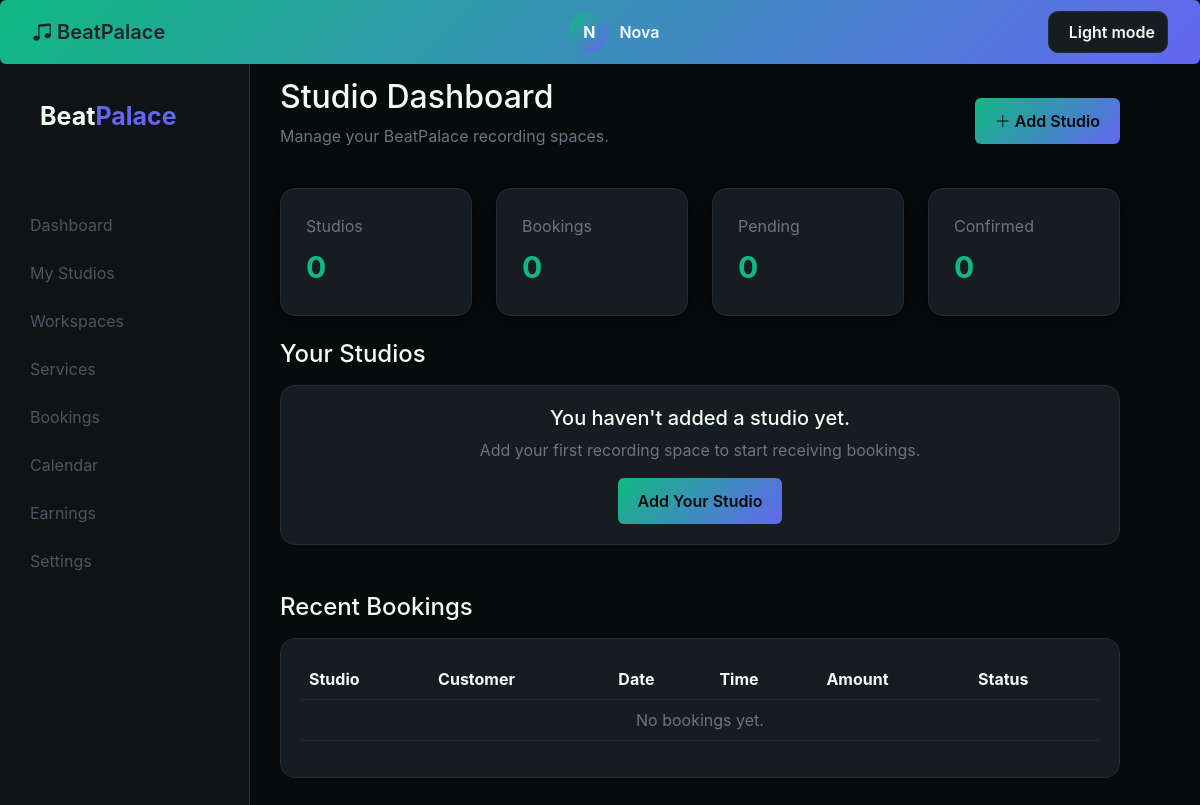
The app's page /studio/owner/ (signed in), older data.
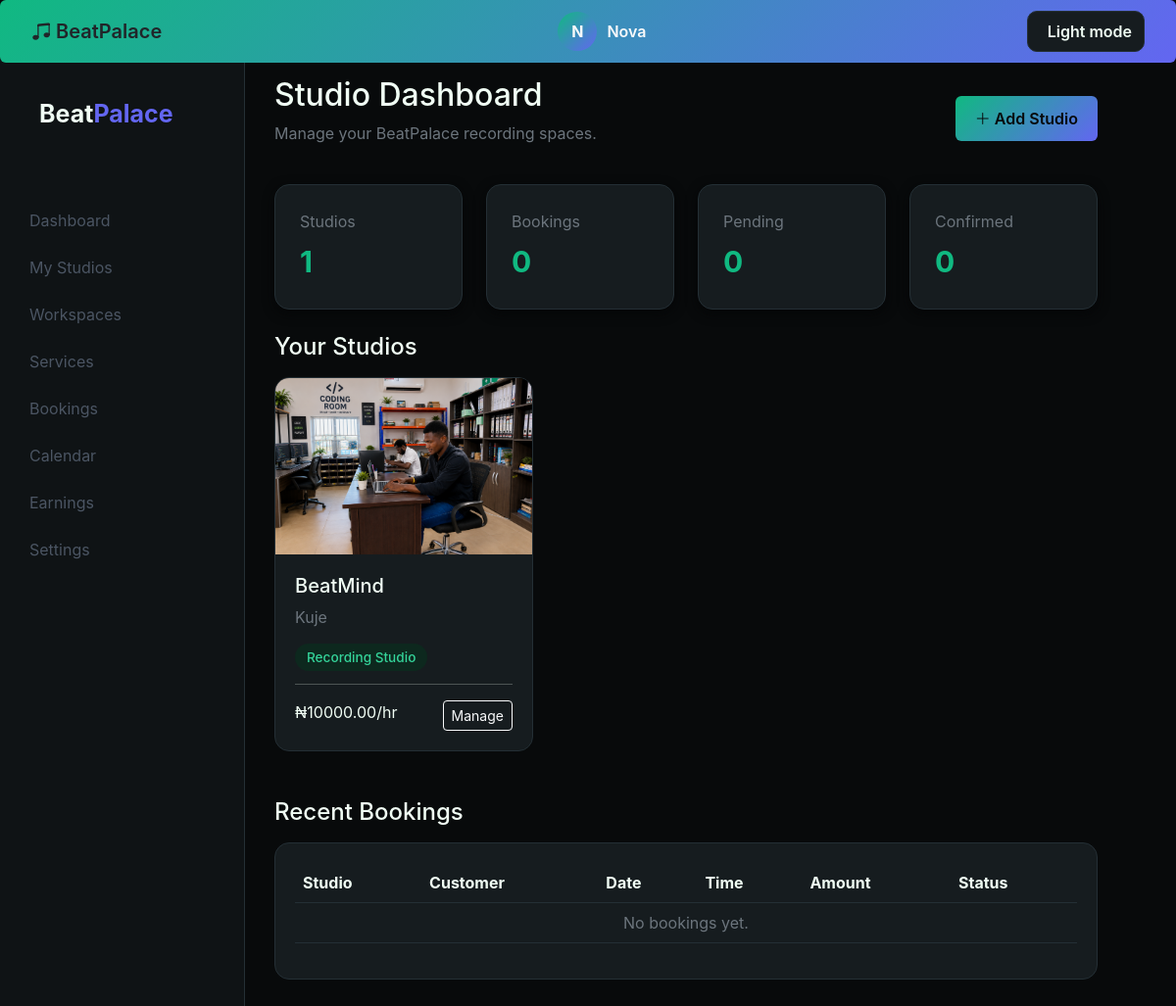
The same page, newer data.
### studio/models.py (models this page shows, shortened)
class Studio(models.Model):
    STUDIO_TYPES = [
        ("recording", "Recording Studio"),
        ("mixing", "Mixing Room"),
        ("production", "Production Room"),
        ("rehearsal", "Rehearsal Room"),
        ("podcast", "Podcast / Video Studio"),
        ("content", "Content Creation Space"),
    ]
    STATE = [
        ("Abia",     "Abia"),
        ("Adamawa",     "Adamawa"),
        ("Akwa Ibom",     "Akwa Ibom"),
        ("Anambra",     "Anambra"),
        ("Bauchi",     "Bauchi"),
        ("Bayelsa",     "Bayelsa"),
        ("Benue",     "Benue"),
        ("Borno",     "Borno"),
        ("Cross River",     "Cross River"),
        ("Delta",     "Delta"),
        ("Ebonyi",     "Ebonyi"),
        ("Edo",     "Edo"),
        ("Ekiti",     "Ekiti"),
        ("Enugu",     "Enugu"),
        ("FCT - Abuja",     "FCT - Abuja"),
        ("Gombe",     "Gombe"),
        ("Imo",     "Imo"),
        ("Jigawa",     "Jigawa"),
        ("Kaduna",     "Kaduna"),
        ("Kano",     "Kano"),
        ("Katsina",     "Katsina"),
        ("Kebbi",     "Kebbi"),
        ("Kogi",     "Kogi"),
        ("Kwara",     "Kwara"),
        ("Lagos",     "Lagos"),
        ("Nasarawa",     "Nasarawa"),
        ("Niger",     "Niger"),
        ("Ogun",     "Ogun"),
        ("Ondo",     "Ondo"),
        ("Osun",     "Osun"),
        ("Oyo",     "Oyo"),
        ("Plateau",     "Plateau"),
        ("Rivers",     "Rivers"),
        ("Sokoto",     "Sokoto"),
        ("Taraba",     "Taraba"),
        ("Yobe",     "Yobe"),
        ("Zamfara",     "Zamfara"),
    ]
    owner = models.ForeignKey(
        settings.AUTH_USER_MODEL,
        on_delete=models.CASCADE,
        related_name="owned_studios",
    )
    name = models.CharField(max_length=200)
    studio_type = models.CharField(
        max_length=30,
        choices=STUDIO_TYPES,
        default="recording",
    )
    description = models.TextField()
    address = models.CharField(
        max_length=255,
    )
    city = models.CharField(
        max_length=100,
    )
    state = models.CharField(
        max_length=100,
        blank=True,
        choices=STATE,
    )
    country = models.CharField(
        max_length=100,
        default="Nigeria",
    )
    phone = models.CharField(
        max_length=30,
        blank=True,
    )
    email = models.EmailField(
        blank=True,
    )
    hourly_rate = models.DecimalField(
        max_digits=12,
        decimal_places=2,
        validators=[MinValueValidator(Decimal("0"))],
    )
    daily_rate = models.DecimalField(
        max_digits=12,
        decimal_places=2,
        null=True,
        blank=True,
        validators=[MinValueValidator(Decimal("0"))],
    )
    capacity = models.PositiveIntegerField(
        default=5,
    )
    equipment = models.TextField(
        blank=True,
        help_text="List studio equipment and instruments.",
    )
    amenities = models.TextField(
        blank=True,
    )
    rules = models.TextField(
        blank=True,
    )
    cover_image = models.ImageField(
        upload_to="studios/covers/",
        blank=True,
        null=True,
    )
    is_active = models.BooleanField(
        default=True,
    )
    created_at = models.DateTimeField(
        auto_now_add=True,
    )
    updated_at = models.DateTimeField(
        auto_now=True,
    )
    class Meta:
        ordering = ["-created_at"]

### studio/views.py (the view)
@producer_required
def owner_dashboard(request):
    studios = Studio.objects.filter(
        owner=request.user
    )
    bookings = StudioBooking.objects.filter(
        studio__owner=request.user
    ).select_related(
        "studio",
        "workspace",
        "customer",
    )
    context = {
        "studios": studios,
        "bookings": bookings[:10],
        "total_studios": studios.count(),
        "total_bookings": bookings.count(),
        "pending_bookings": bookings.filter(
            status="pending"
        ).count(),
        "confirmed_bookings": bookings.filter(
            status="confirmed"
        ).count(),
    }
    return render(
        request,
        "studio/owner_dashboard.html",
        context,
    )

### studio/views.py (called while the page is built)
def producer_required(view_func):
    @wraps(view_func)
    @login_required
    def wrapper(request, *args, **kwargs):
        if request.user.is_superuser:
            return view_func(request, *args, **kwargs)
        if getattr(request.user, "role", None) != "producer":
            raise PermissionDenied(
                "Only producers can manage studios."
            )
        return view_func(request, *args, **kwargs)
    return wrapper

### templates/studio/owner_dashboard.html (shortened to what the changed rows need)
{% extends "base.html" %}
{% block content %}
</head>
<body>
<div class="container-fluid pt-5">
    <div class="row">
        <div class="col-md-9 col-lg-9 main">
            <div class="d-flex justify-content-between
                        align-items-center mb-4">
                <div>
                    <h2>Studio Dashboard</h2>
                </div>
            </div>
            <div class="row g-4 mb-4">
                <div class="col-md-3">
                    <div class="stat-card">
                        <div class="text-secondary">
                            Studios
                        </div>
                        <div class="stat-number">
                            {{ total_studios }}
                        </div>
                    </div>
                </div>
            </div>
            <div class="row g-4 mb-5">
                {% for studio in studios %}
                <div class="col-md-6 col-lg-4">
                    <div class="studio-card">
                        {% if studio.cover_image %}
                        <img
                            src="{{ studio.cover_image.url }}"
                            class="studio-image"
                        >
                        {% endif %}
                        <div class="studio-content">
                            <h5>
                                {{ studio.name }}
                            </h5>
                            <p class="text-secondary">
                                {{ studio.city }}
                            </p>
                            <span class="badge-status">
                                {{ studio.get_studio_type_display }}
                            </span>
                            <hr>
                            <div class="d-flex
                                        justify-content-between">
                                <span>
                                    ₦{{ studio.hourly_rate }}/hr
                                </span>
                                <a
                                    href="{% url 'studio:studio_owner_detail' studio.id %}"
                                    class="btn btn-sm btn-outline-light"
                                >
                                    Manage
                                </a>
                            </div>
                        </div>
                    </div>
                </div>
                {% empty %}
                <div class="col-12">
                    <div class="table-box text-center">
                        <h5>
                            You haven't added a studio yet.
                        </h5>
                        <p class="text-secondary">
                            Add your first recording space
                            to start receiving bookings.
                        </p>
                        <a href="#"
                           class="btn btn-primary">
                            Add Your Studio
                        </a>
                    </div>
                </div>
                {% endfor %}
            </div>
            <div class="table-box">
                <div class="table-responsive">
                    <table class="table align-middle">
                        <thead>
                            <tr>
                                <th>Studio</th>
                                <th>Customer</th>
                                <th>Date</th>
                                <th>Time</th>
                                <th>Amount</th>
                                <th>Status</th>
                            </tr>
                        </thead>
                    </table>
                </div>
            </div>
        </div>
    </div>
</div>
{% endblock %}

Row changes from the older to the newer data that the page shows:
added Studio: cover_image (picture), name "BeatMind", city "Kuje", studio_type "Recording Studio", hourly_rate "10000.00"
Text that changed along with them:
{{ total_studios }}: "0" → "1"
text no longer shown: "You haven't added a studio yet. Add your first recording space to start receiving bookings. Add Your Studio"
